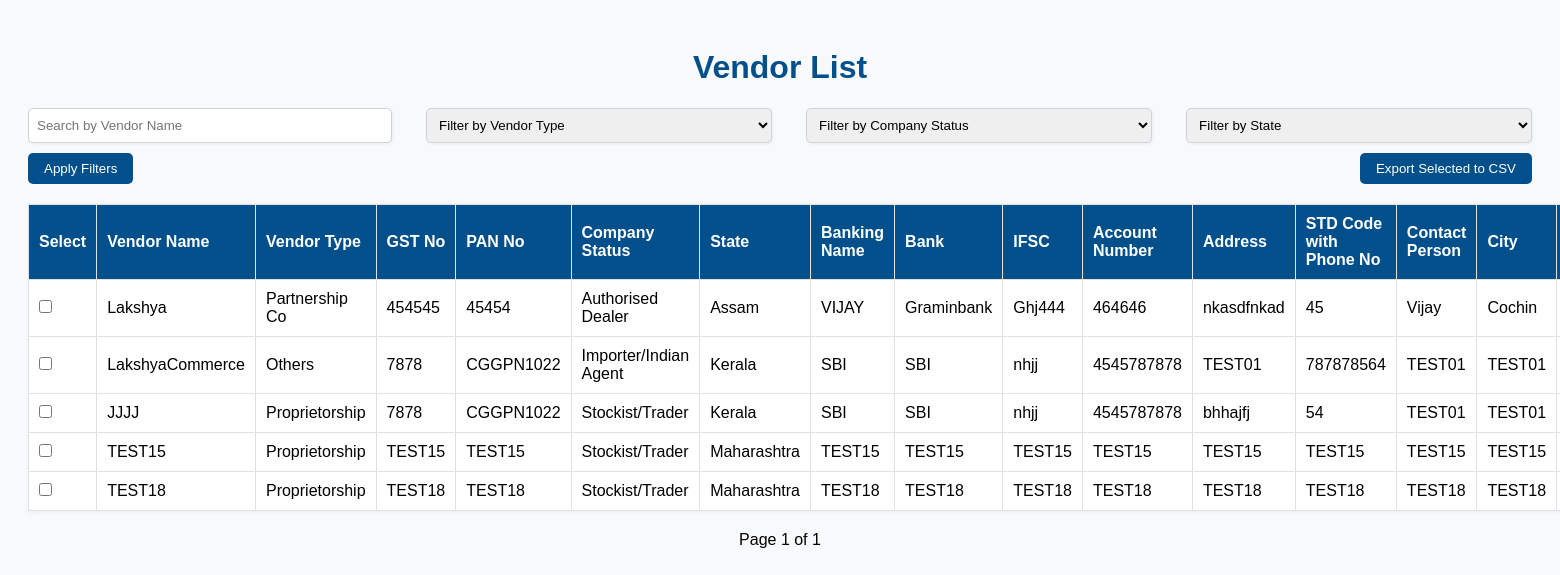
Screenshot of /registration/vendor-list/ with the database file from the repository.
### registration/models.py (models this page shows, shortened)
class Vendor(models.Model):
    FIRM_TYPE_CHOICES = [
        ('Public Limited Co', 'Public Limited Co'),
        ('Partnership Co', 'Partnership Co'),
        ('Proprietorship', 'Proprietorship'),
        ('Gov Sector', 'Gov Sector'),
        ('Others', 'Others'),
    ]
    COMPANY_STATUS_CHOICES = [
        ('Manufacturer', 'Manufacturer'),
        ('Authorised Dealer', 'Authorised Dealer'),
        ('Stockist/Trader', 'Stockist/Trader'),
        ('Importer/Indian Agent', 'Importer/Indian Agent'),
        ('Service Provider', 'Service Provider'),
    ]
    STATE_CHOICES = [
        ('Andhra Pradesh', 'Andhra Pradesh'),
        ('Arunachal Pradesh', 'Arunachal Pradesh'),
        ('Assam', 'Assam'),
        ('Bihar', 'Bihar'),
        ('Chhattisgarh', 'Chhattisgarh'),
        ('Goa', 'Goa'),
        ('Gujarat', 'Gujarat'),
        ('Haryana', 'Haryana'),
        ('Himachal Pradesh', 'Himachal Pradesh'),
        ('Jharkhand', 'Jharkhand'),
        ('Karnataka', 'Karnataka'),
        ('Kerala', 'Kerala'),
        ('Madhya Pradesh', 'Madhya Pradesh'),
        ('Maharashtra', 'Maharashtra'),
        ('Manipur', 'Manipur'),
        ('Meghalaya', 'Meghalaya'),
        ('Mizoram', 'Mizoram'),
        ('Nagaland', 'Nagaland'),
        ('Odisha', 'Odisha'),
        ('Punjab', 'Punjab'),
        ('Rajasthan', 'Rajasthan'),
        ('Sikkim', 'Sikkim'),
        ('Tamil Nadu', 'Tamil Nadu'),
        ('Telangana', 'Telangana'),
        ('Tripura', 'Tripura'),
        ('Uttar Pradesh', 'Uttar Pradesh'),
        ('Uttarakhand', 'Uttarakhand'),
        ('West Bengal', 'West Bengal'),
    ]
    vendor_name = models.CharField(max_length=255)
    vendor_type = models.CharField(max_length=50, choices=FIRM_TYPE_CHOICES)
    gst_no = models.CharField(max_length=15)
    pan_no = models.CharField(max_length=10)
    company_status = models.CharField(max_length=50, choices=COMPANY_STATUS_CHOICES)
    state = models.CharField(max_length=50, choices=STATE_CHOICES)
    banking_name = models.CharField(max_length=255)
    bank = models.CharField(max_length=255)
    ifsc = models.CharField(max_length=11)
    account_number = models.CharField(max_length=20)
    address = models.TextField()
    std_code_phone_no = models.CharField(max_length=20)
    contact_person = models.CharField(max_length=255)
    city = models.CharField(max_length=100)
    fax = models.CharField(max_length=20, blank=True, null=True)
    contact_person_designation = models.CharField(max_length=255)
    website = models.URLField(blank=True, null=True)  # Making website optional (non-mandatory)
    is_msmse = models.CharField(
        max_length=3,
        choices=[('Yes', 'Yes'), ('No', 'No')],
        default='No',
    )
    mobile = models.CharField(max_length=15)
    email = models.EmailField()
    business_description = models.TextField()
    pin = models.CharField(max_length=10)

### registration/views.py (the view, shortened to what this page needs)
# urls.py: path('vendor-list/', views.vendor_list, name='vendor_list'),
def vendor_list(request):
    vendor_name = request.GET.get('vendor_name', '')
    vendor_type = request.GET.get('vendor_type', '')
    company_status = request.GET.get('company_status', '')
    state = request.GET.get('state', '')
    vendors = Vendor.objects.all()
    if vendor_name:
        vendors = vendors.filter(vendor_name__icontains=vendor_name)
    if vendor_type:
        vendors = vendors.filter(vendor_type=vendor_type)
    if company_status:
        vendors = vendors.filter(company_status=company_status)
    if state:
        vendors = vendors.filter(state=state)
    paginator = Paginator(vendors, 10)  # Show 10 vendors per page
    page_number = request.GET.get('page')
    vendors_page = paginator.get_page(page_number)
    context = {
        'vendors': vendors_page,
        'vendor_name': vendor_name,
        'vendor_type': vendor_type,
        'company_status': company_status,
        'state': state,
        'state_choices': Vendor.STATE_CHOICES,  # Pass STATE_CHOICES to the template
    }
    return render(request, 'registration/vendor_list.html', context)

### registration/templates/registration/vendor_list.html (shortened to what this page needs)
<!DOCTYPE html>
<html lang="en">
<head>
</head>
<body>
    <h1>Vendor List</h1>
    <form method="get">
        <input type="text" name="vendor_name" placeholder="Search by Vendor Name" value="{{ vendor_name }}">
        <select name="vendor_type">
            <option value="">Filter by Vendor Type</option>
        </select>
        <select name="company_status">
            <option value="">Filter by Company Status</option>
        </select>
        <select name="state">
            <option value="">Filter by State</option>
        </select>
        <button type="submit">Apply Filters</button>
        <button type="submit" name="export" value="csv">Export Selected to CSV</button>
    </form>
    <table>
        <thead>
            <tr>
                <th>Select</th>
                <th>Vendor Name</th>
                <th>Vendor Type</th>
                <th>GST No</th>
                <th>PAN No</th>
                <th>Company Status</th>
                <th>State</th>
                <th>Banking Name</th>
                <th>Bank</th>
                <th>IFSC</th>
                <th>Account Number</th>
                <th>Address</th>
                <th>STD Code with Phone No</th>
                <th>Contact Person</th>
                <th>City</th>
                <th>Fax</th>
            </tr>
        </thead>
        <tbody>
            {% for vendor in vendors %}
            <tr>
                <td><input type="checkbox" name="vendor_ids" value="{{ vendor.id }}"></td>
                <td>{{ vendor.vendor_name }}</td>
                <td>{{ vendor.vendor_type }}</td>
                <td>{{ vendor.gst_no }}</td>
                <td>{{ vendor.pan_no }}</td>
                <td>{{ vendor.company_status }}</td>
                <td>{{ vendor.state }}</td>
                <td>{{ vendor.banking_name }}</td>
                <td>{{ vendor.bank }}</td>
                <td>{{ vendor.ifsc }}</td>
                <td>{{ vendor.account_number }}</td>
                <td>{{ vendor.address }}</td>
                <td>{{ vendor.std_code_phone_no }}</td>
                <td>{{ vendor.contact_person }}</td>
                <td>{{ vendor.city }}</td>
                <td>{{ vendor.fax }}</td>
            </tr>
            {% endfor %}
        </tbody>
    </table>
    <div class="pagination">
        <span>Page {{ vendors.number }} of {{ vendors.paginator.num_pages }}</span>
    </div>
</body>
</html>

### registration/templates/registration/vendor_list.html (style rules this page uses)
body { font-family: Arial, sans-serif; background-color: #f8f9fa; padding: 20px; }
h1 { text-align: center; color: #01508c; }
form { display: flex; flex-wrap: wrap; justify-content: space-between; margin-bottom: 20px; }
input[type="text"], select { padding: 8px; width: 23%; margin-bottom: 10px; border-radius: 5px; border: 1px solid #ced4da; box-shadow: 1px 1px 3px #e9ecef; }
button { padding: 8px 16px; border-radius: 5px; border: none; cursor: pointer; background-color: #01508c; color: white; }
table { width: 100%; border-collapse: collapse; background-color: white; box-shadow: 1px 1px 5px #e9ecef; }
th, td { padding: 10px; text-align: left; border: 1px solid #dee2e6; }
th { background-color: #01508c; color: white; }
td input[type="checkbox"] { margin: 0; }
.pagination { margin-top: 20px; text-align: center; }

### rows the page displays
Vendor: vendor_name "Lakshya", vendor_type "Partnership Co", gst_no "454545", pan_no "45454", company_status "Authorised Dealer", state "Assam", banking_name "VIJAY", bank "Graminbank", ifsc "Ghj444", account_number "464646", address "nkasdfnkad", std_code_phone_no "45", contact_person "Vijay", city "Cochin"
Vendor: vendor_name "LakshyaCommerce", vendor_type "Others", gst_no "7878", pan_no "CGGPN1022", company_status "Importer/Indian Agent", state "Kerala", banking_name "SBI", bank "SBI", ifsc "nhjj", account_number "4545787878", address "TEST01", std_code_phone_no "787878564", contact_person "TEST01", city "TEST01"
Vendor: vendor_name "JJJJ", vendor_type "Proprietorship", gst_no "7878", pan_no "CGGPN1022", company_status "Stockist/Trader", state "Kerala", banking_name "SBI", bank "SBI", ifsc "nhjj", account_number "4545787878", address "bhhajfj", std_code_phone_no "54", contact_person "TEST01", city "TEST01"
Vendor: vendor_name "TEST15", vendor_type "Proprietorship", gst_no "TEST15", pan_no "TEST15", company_status "Stockist/Trader", state "Maharashtra", banking_name "TEST15", bank "TEST15", ifsc "TEST15", account_number "TEST15", address "TEST15", std_code_phone_no "TEST15", contact_person "TEST15", city "TEST15"
Vendor: vendor_name "TEST18", vendor_type "Proprietorship", gst_no "TEST18", pan_no "TEST18", company_status "Stockist/Trader", state "Maharashtra", banking_name "TEST18", bank "TEST18", ifsc "TEST18", account_number "TEST18", address "TEST18", std_code_phone_no "TEST18", contact_person "TEST18", city "TEST18"

### other values shown
{{ vendors.number }} "1"
{{ vendors.paginator.num_pages }} "1"
